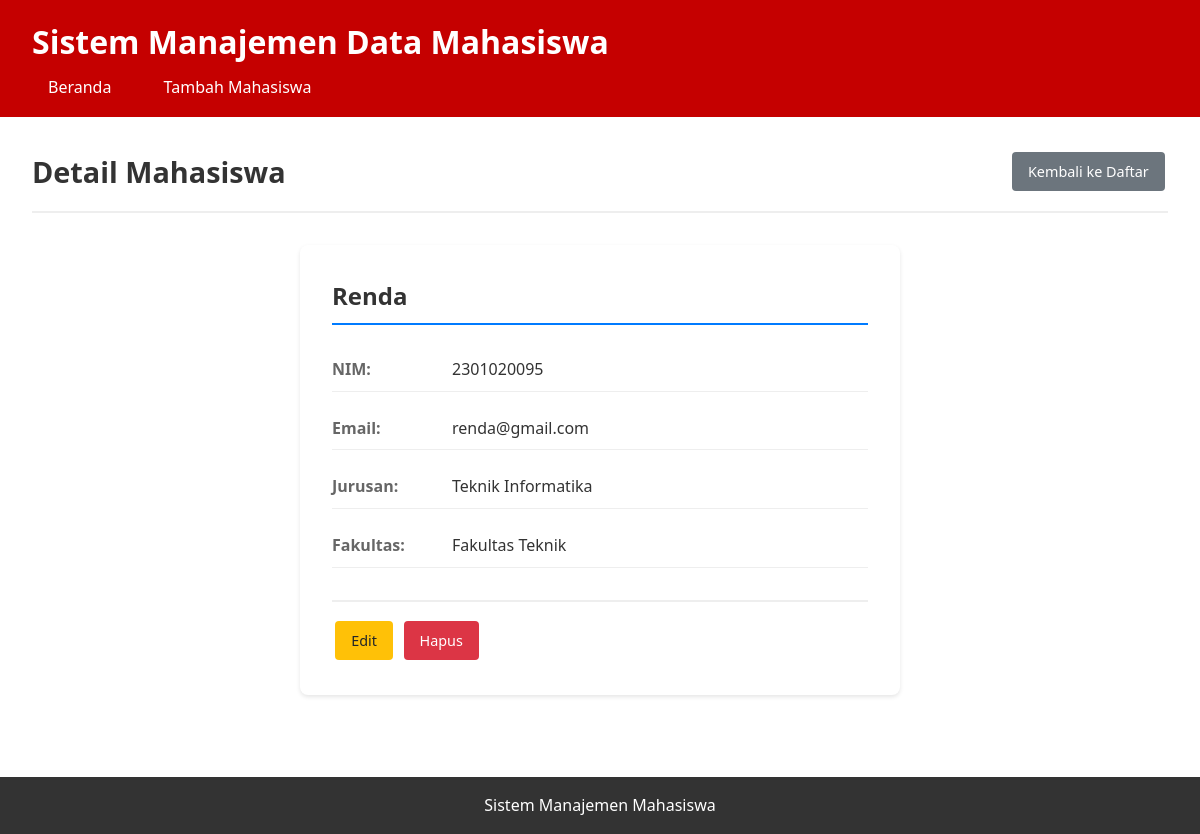
/index.php?action=show&id=9, run on the app's committed database.
### tables this page shows
CREATE TABLE IF NOT EXISTS `mahasiswa` (
  `id` int NOT NULL AUTO_INCREMENT,
  `nim` varchar(20) NOT NULL,
  `nama` varchar(100) NOT NULL,
  `email` varchar(100) NOT NULL,
  `jurusan` varchar(50) NOT NULL,
  `fakultas` varchar(50) NOT NULL,
  `created_at` timestamp NULL DEFAULT CURRENT_TIMESTAMP,
  `updated_at` timestamp NULL DEFAULT CURRENT_TIMESTAMP ON UPDATE CURRENT_TIMESTAMP,
  PRIMARY KEY (`id`),
  UNIQUE KEY `nim` (`nim`),
  UNIQUE KEY `email` (`email`)
);

### controllers/MahasiswaController.php (called while the page is built, shortened)
<?php
class MahasiswaController {
    private $mahasiswa;
    public function __construct() {
        $database = new Database();
        $this->db = $database->getConnection();
        $this->mahasiswa = new Mahasiswa($this->db);
    }
    public function show($id) {
        $this->mahasiswa->id = $id;
        $this->mahasiswa->readOne();
        include 'views/mahasiswa/show.php';
    }
}
?>

### config.php (called while the page is built, shortened)
<?php
class Database {
    private $host = DB_HOST;
    private $db_name = DB_NAME;
    private $username = DB_USER;
    private $password = DB_PASS;
    public function getConnection() {
        $this->conn = null;
        try {
            $this->conn = new PDO("mysql:host=" . $this->host . ";dbname=" . $this->db_name, $this->username, $this->password);
            $this->conn->setAttribute(PDO::ATTR_ERRMODE, PDO::ERRMODE_EXCEPTION);
        } catch(PDOException $exception) {
            echo "Connection error: " . $exception->getMessage();
        }
        return $this->conn;
    }
}
?>

### models/Mahasiswa.php (called while the page is built, shortened)
<?php
class Mahasiswa {
    private $conn;
    private $table_name = "mahasiswa";
    public $id;
    public function __construct($db) {
        $this->conn = $db;
    }
    public function readOne() {
        $query = "SELECT * FROM " . $this->table_name . " WHERE id = ? LIMIT 0,1";
        $stmt = $this->conn->prepare($query);
        $stmt->bindParam(1, $this->id);
        $stmt->execute();
        $row = $stmt->fetch(PDO::FETCH_ASSOC);
        if($row) {
            $this->nim = $row['nim'];
            $this->nama = $row['nama'];
            $this->email = $row['email'];
            $this->jurusan = $row['jurusan'];
            $this->fakultas = $row['fakultas'];
            return true;
        }
        return false;
    }
}
?>

### views/mahasiswa/show.php (the view)
<?php include 'views/layout/header.php'; ?>
<div class="page-header">
    <h2>Detail Mahasiswa</h2>
    <a href="index.php" class="btn btn-secondary">Kembali ke Daftar</a>
</div>
<div class="detail-container">
    <div class="detail-card">
        <h3><?php echo htmlspecialchars($this->mahasiswa->nama); ?></h3>
        <div class="detail-row">
            <label>NIM:</label>
            <span><?php echo htmlspecialchars($this->mahasiswa->nim); ?></span>
        </div>
        <div class="detail-row">
            <label>Email:</label>
            <span><?php echo htmlspecialchars($this->mahasiswa->email); ?></span>
        </div>
        <div class="detail-row">
            <label>Jurusan:</label>
            <span><?php echo htmlspecialchars($this->mahasiswa->jurusan); ?></span>
        </div>
        <div class="detail-row">
            <label>Fakultas:</label>
            <span><?php echo htmlspecialchars($this->mahasiswa->fakultas); ?></span>
        </div>
        <div class="detail-actions">
            <a href="index.php?action=edit&id=<?php echo $this->mahasiswa->id; ?>" class="btn btn-warning">Edit</a>
            <a href="index.php?action=delete&id=<?php echo $this->mahasiswa->id; ?>"
               class="btn btn-danger"
               onclick="return confirm('Apakah Anda yakin ingin menghapus data ini?')">Hapus</a>
        </div>
    </div>
</div>
<?php include 'views/layout/footer.php'; ?>

### assets/style.css (style rules this page uses)
* { margin: 0; padding: 0; box-sizing: border-box; }
body { font-family: "Segoe UI", Tahoma, Geneva, Verdana, sans-serif; line-height: 1.6; color: #333; background-color: #f4f4f4; }
.page-header { display: flex; justify-content: space-between; align-items: center; margin-bottom: 2rem; padding-bottom: 1rem; border-bottom: 2px solid #eee; }
.page-header h2 { color: #333; font-size: 1.8rem; }
.btn { display: inline-block; padding: 0.5rem 1rem; text-decoration: none; border-radius: 4px; border: none; cursor: pointer; font-size: 0.9rem; transition: all 0.3s; margin: 0.2rem; }
.btn-secondary { background-color: #6c757d; color: white; }
.btn-warning { background-color: #ffc107; color: #212529; }
.btn-danger { background-color: #dc3545; color: white; }
.detail-container { max-width: 600px; margin: 0 auto; }
.detail-card { background-color: white; padding: 2rem; border-radius: 8px; box-shadow: 0 2px 4px rgba(0, 0, 0, 0.1); }
.detail-card h3 { color: #333; margin-bottom: 1.5rem; font-size: 1.5rem; border-bottom: 2px solid #007bff; padding-bottom: 0.5rem; }
.detail-row { display: flex; margin-bottom: 1rem; padding: 0.5rem 0; border-bottom: 1px solid #eee; }
.detail-row label { font-weight: 600; width: 120px; color: #666; }
.detail-row span { flex: 1; color: #333; }
.detail-actions { margin-top: 2rem; padding-top: 1rem; border-top: 2px solid #eee; }

### data on the page
mahasiswa: nama "Renda", nim "2301020095", email "renda@gmail.com", jurusan "Teknik Informatika", fakultas "Fakultas Teknik"
